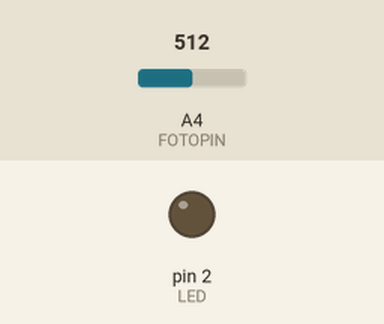
Simulated run of this sketch. Board: Arduino Uno, built with avr-gcc and run on an emulated ATmega328P. Parts: output pins drawn as LEDs (lit = HIGH). Inputs (shaded band) come from the test bench; at power-on: A4 (FOTOPIN) = 512.

Above: at 1.2 s.
1.3 s: A4 (FOTOPIN) set to 993
2.8 s: A4 (FOTOPIN) set to 1011
At 3.7 s:
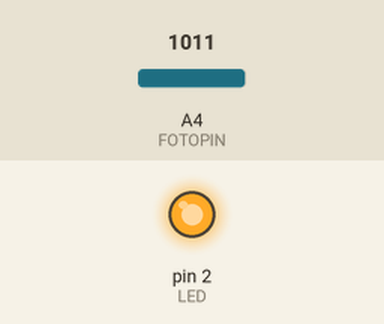
4.3 s: A4 (FOTOPIN) set to 990
At 5.0 s:
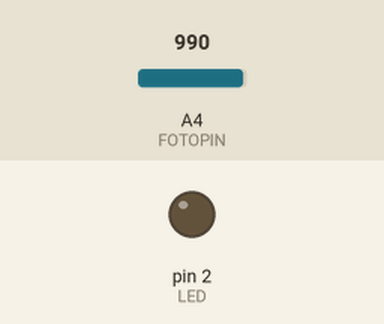
5.9 s: A4 (FOTOPIN) set to 1010
At 7.4 s:
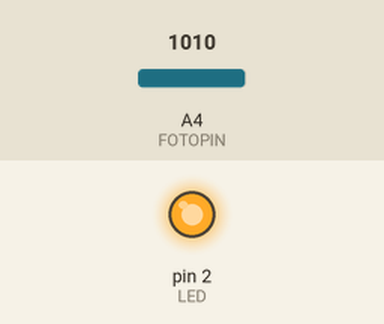
Timing chart, 0 to 8.5 s (numbered marks = the images above; inputs shaded):
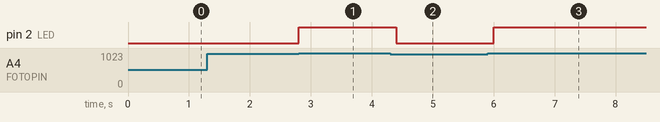

Measured:
- the behaviour switches between 1000 and 1001 on A4 (FOTOPIN) (found by bisection; images 0 and 1)
- after the input at 1.3 s, every drawn part: stays the same
- after the input at 2.8 s, pin 2 (LED): LOW → HIGH at once
- after the input at 4.3 s, pin 2 (LED): HIGH → LOW after 0.10 s
- after the input at 5.9 s, pin 2 (LED): LOW → HIGH after 0.11 s

The sketch:

24_fotoresistencia.ino
```cpp
#define FOTOPIN 4
#define LED 2

int valorLuz = 0;
int valorLed = 0;

int umbral = 1000;

void setup() {

  pinMode(FOTOPIN, INPUT);
  pinMode(LED, OUTPUT);

}

void loop() {

  valorLuz = analogRead(FOTOPIN);
  valorLed = map(valorLuz, 0, 4095 , 0 , 255);
  //analogWrite(LED, valorLed);
  if(valorLuz > umbral){
    digitalWrite(LED, 1);
  }
    else{
      digitalWrite(LED, 0);

    }


  delay(200);

}
```
